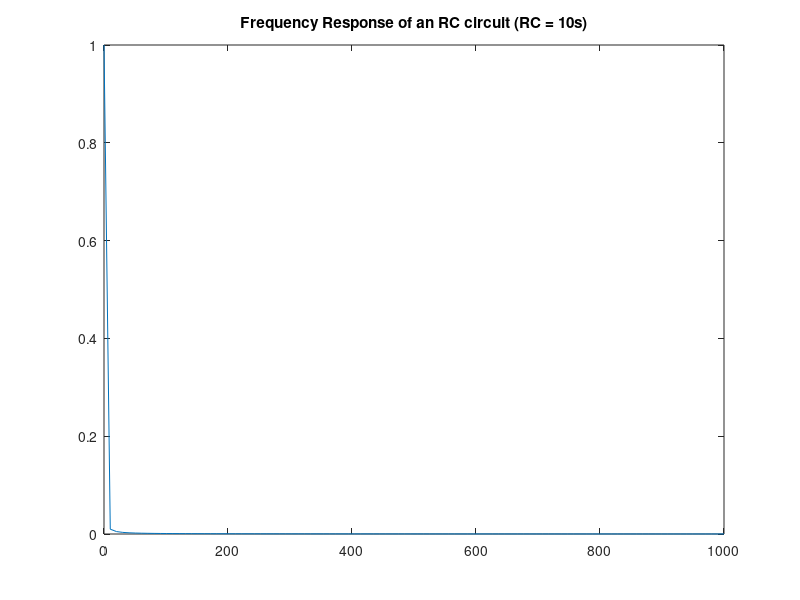

This chart was generated by the following MATLAB code: (Note: this script raises an error after producing the figure.)
%% SS1 Lab 1, Problem 7 - linear and log scales

RC = 10;
omega = linspace(0, 1000);

H = 1 ./ (1 + 1j * omega * RC);
H_mag = abs(H);

figure;
plot(omega, H_mag);
title("Frequency Response of an RC circuit (RC = 10s)");
subtitle("Linear Scale");
xlabel('Frequency \omega (rad/s)');
ylabel('Magnitude |H(j\omega)|');


A = 20 * log10(H_mag);
figure;
semilogx(omega, A);
subtitle("Log Frequency Scale");
xlabel('Frequency \omega (rad/s)');
ylabel('A(j\omega) (dB)');
grid on;